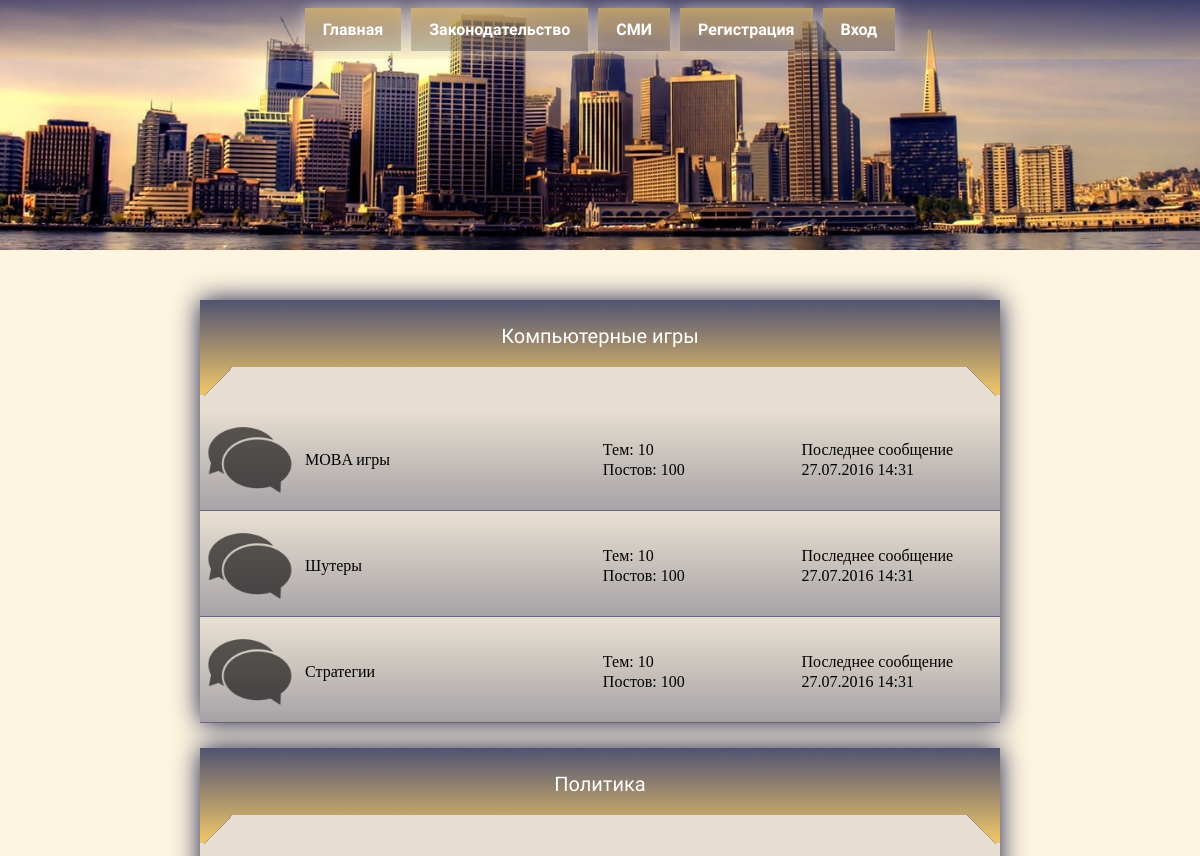
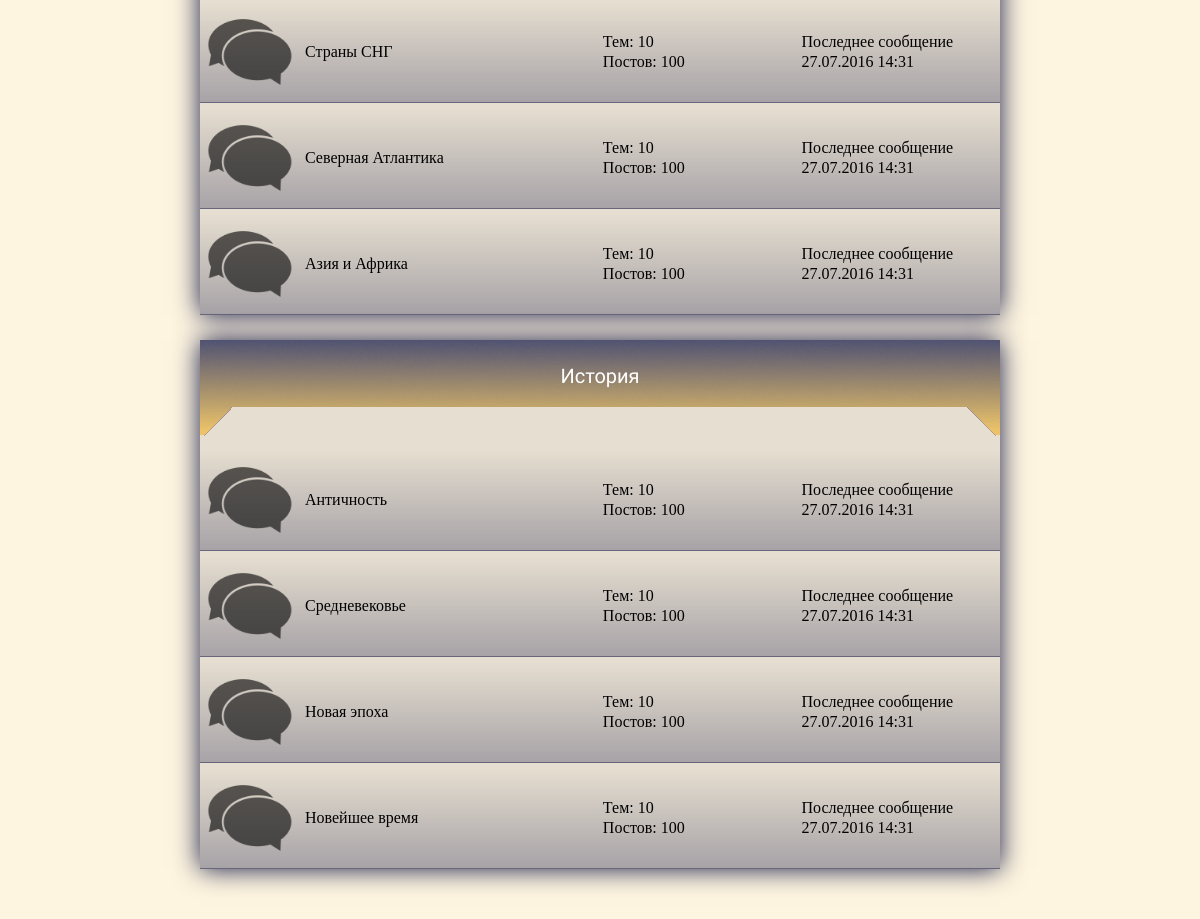
The page / on the database its author committed (2 pictures, top to bottom).
### tables this page shows
CREATE TABLE IF NOT EXISTS `categories` (
  `id` int(11) NOT NULL AUTO_INCREMENT,
  `title` varchar(100) NOT NULL,
  `description` varchar(200) NOT NULL,
  `position` int(11) NOT NULL,
  PRIMARY KEY (`id`)
);

CREATE TABLE IF NOT EXISTS `forums` (
  `id` int(11) NOT NULL AUTO_INCREMENT,
  `category_id` int(11) NOT NULL,
  `parent_forum` int(11) DEFAULT NULL,
  `title` varchar(100) NOT NULL,
  `description` varchar(200) NOT NULL,
  `icon` varchar(200) NOT NULL DEFAULT '/img/forum_icon.png',
  `position` int(11) NOT NULL,
  PRIMARY KEY (`id`),
  KEY `category_id` (`category_id`),
  KEY `parent_forum` (`parent_forum`)
);

### app/views/PageView.php (called while the page is built, shortened)
<?php
	class PageView
	{
		public function __construct($page, $metaData, $data)
		{
			require_once "app/views/layout/main.php";
		}
	}
?>

### app/controllers/PageController.php (called while the page is built, shortened)
<?php
	class PageController
	{
		protected function render($page, $metaData, $data)
		{
			$pageView = new PageView($page, $metaData, $data);
		}
	}
?>

### app/controllers/page/MainController.php (called while the page is built, shortened)
<?php
	class MainController extends PageController
	{
		private $metaData = ["title" => "forumstate.com - Форумное государство",
							 "keywords" => "forumstate, форумное государство, виртуальное государство, политическая игра",
							 "description" => "Первое в Рунете самоуправляемое форумное государство"];
		public function __construct()
		{
			$categories = new DBCatalog(
				[
					"table" => "categories",
					"columns" => "*",
					"condition" => "",
					"page_count" => null,
					"order" => "ORDER BY `position` ASC",
					"pagin" => false
				]
			);
			$categoriesCatalog = $categories->getCatalog();
			$categoriesCount = count($categoriesCatalog);
			for ($i = 0; $i < $categoriesCount; $i++)
			{
				$forums = new DBCatalog(
					[
						"table" => "forums",
						"columns" => "`id`",
						"condition" => "WHERE `category_id` = :category AND `parent_forum` is null",
						"page_count" => null,
						"order" => "ORDER BY `position` ASC",
						"pagin" => false
					],
					[
						":category" => $categoriesCatalog[$i]["id"]
					]
				);
				$forums = $forums->getCatalog();
				$countForums = count($forums);
				for ($j = 0; $j < $countForums; $j++)
					$forumsCatalog[$i][$j] = new Forum($forums[$j]["id"]);
			}
			$this->render("main", $this->metaData, ["categories" => $categoriesCatalog, "forums" => $forumsCatalog]);
		}
	}
?>

### app/PageRouter.php (called while the page is built, shortened)
<?php
	class PageRouter
	{
		public function __construct($url)
		{
			$controller = new $controllerName();
		}
	}
?>

### index.php (called while the page is built, shortened)
<?php
	$map = require_once "map.php";
	$config = require_once "config.php";
	$pageRouter = new PageRouter($_SERVER["REQUEST_URI"]);
?>

### app/DBConnection.php (called while the page is built, shortened)
<?php
	class DBConnection
	{
		private $CONNECT;
		public function __construct()
		{
			global $config;
			$this->CONNECT = mysqli_connect($config["db"]["host"], $config["db"]["login"], $config["db"]["password"], $config["db"]["db"]);
			mysqli_set_charset($this->CONNECT, "utf8");
		}
		public function get($query, $count, $args = null)
		{
			$query = $this->screening($query, $args);
			if ($count == "singular")
				return mysqli_fetch_assoc(mysqli_query($this->CONNECT, $query));
			else
			{
				$mysqliQuery = mysqli_query($this->CONNECT, $query);
				while ($row = mysqli_fetch_assoc($mysqliQuery))
				{
					$queryArray[] = $row;
				}
				return $queryArray;
			}
		}
		private function screening($query, $args)
		{
			if ($args)
				foreach ($args as $key => $value)
				{
					$query = str_replace($key, strip_tags(htmlspecialchars($value, ENT_QUOTES)), $query);
				}
			return $query;
		}
	}
?>

### config.php (called while the page is built)
<?php
	return
	[
		"db" => ["host" => "localhost", "db" => "main", "login" => "root", "password" => ""],
		"menu" =>
		[
			"user" => ["Главная" => "/", "Законодательство" => "/legislation/", "СМИ" => "/mass-media", "Профиль" => "/profile/", "Выход" => "/ouptup/"],
			"guest" => ["Главная" => "/", "Законодательство" => "/legislation/", "СМИ" => "/mass-media", "Регистрация" => "/registration/", "Вход" => "/input/"]
		]
	];
?>

### app/models/DBCatalog.php (called while the page is built, shortened)
<?php
	class DBCatalog
	{
		private $numberPage;
		private $limit;
		public function __construct($args, $values = null)
		{
			global $dbConnection;
			$this->dbConnection = $dbConnection;
			$this->table = $args["table"];
			$this->condition = $args["condition"];
			$this->pageCount = $args["page_count"];
			if (!$args["number_page"])
				$this->numberPage = 1;
			else
				$this->numberPage = $args["number_page"];
			if ($this->pageCount == null)
				$this->limit = "";
			else
				$this->limit = "LIMIT " . (($this->numberPage - 1) * $this->pageCount) . ", " . $this->pageCount . "";
			if ($args["pagin"] == true)
				$this->catalog = $this->dbConnection->get("SELECT " . $args["columns"] . " FROM `" . $this->table . "` " . $this->condition . " " . $args["order"] . " " . $this->limit . "", "plural", $values);
			else
				$this->catalog = $this->dbConnection->get("SELECT " . $args["columns"] . " FROM `" . $this->table . "` " . $this->condition . " " . $args["order"] . "", "plural", $values);
		}
	}
?>

### app/models/DBObject.php (called while the page is built, shortened)
<?php
	class DBObject
	{
		protected $table;
		protected $objectInfo;
		protected function initObject($id)
		{
			global $dbConnection;
			$this->dbConnection = $dbConnection;
			$this->id = $id;
			$this->objectInfo = $this->dbConnection->get("SELECT * FROM `" . $this->table . "` WHERE `id` = ':id'", "singular", [":id" => $this->id]);
		}
		public function getAttr($attr)
		{
			return $this->objectInfo[$attr];
		}
	}
?>

### map.php (called while the page is built)
<?php
	$files = listingDirectory("app");
	$arrayFiles = arrayFiles($files);
	function listingDirectory($dir)
	{
		foreach (glob($dir) as $file_or_dir)
		{
			if (!is_dir($file_or_dir))
				$files[] = $file_or_dir;
			else
				$files[] = listingDirectory($file_or_dir . "/*");
		}
		return $files;
	}
	function arrayFiles($array)
	{
		$arrayFiles = array();
		for ($i = 0; $i < count($array); $i++)
		{
			if (!is_array($array[$i]))
			{
				if ($array[$i])
				{
					$path = str_replace("/", DIRECTORY_SEPARATOR, $array[$i]);
					$arrayFiles[stristr($path, ".", true)] = $array[$i];
				}
			}
			else
				$arrayFiles = array_merge($arrayFiles, arrayFiles($array[$i]));
		}
		return $arrayFiles;
	}
	return $arrayFiles;
?>

### app/models/dbobject/Forum.php (called while the page is built, shortened)
<?php
	class Forum extends DBObject
	{
		public function __construct($id)
		{
			$this->table = "forums";
			$this->initObject($id);
		}
	}
?>

### app/views/page/main.php (the view)
<div class="forumCategories">
	<?php
		$countCategories = count($data["categories"]);
		for ($i = 0; $i < $countCategories; $i++)
		{
			echo
			"
				<div class='forumCategory'>
					<div class='forumCategoryTitle'>" . $data["categories"][$i]["title"] . "</div>
			";
			$countForums = count($data["forums"][$i]);
			for ($j = 0; $j < $countForums; $j++)
			{
				echo
				"
					<div class='forum'>
						<img class='forumIcon' src='" . $data["forums"][$i][$j]->getAttr("icon") . "'>
						<div class='forumTitle'><a href='/forum/?id=" . $data["forums"][$i][$j]->getAttr("id") . "'>" . $data["forums"][$i][$j]->getAttr("title") . "</a></div>
						<div class='forumCount'>Тем: 10<br>Постов: 100</div>
						<div class='forumLastPost'>Последнее сообщение<br>27.07.2016 14:31</div>
					</div>
				";
			}
			echo "</div>";
		}
	?>
</div>

### app/views/layout/main.php (shortened to what this page needs)
<?php
	global $config;
	global $currentUser;
	if ($currentUser)
		$menuItems = $config["menu"]["user"];
	else
		$menuItems = $config["menu"]["guest"];
?>
<html>
	<head>
		<link href="/assets/css/style.css" rel="stylesheet" type="text/css">
	</head>
	<body>
		<header>
			<nav class="topNavbar">
				<center><?php $mainMenu = new MenuWidget($menuItems, "mainMenu"); ?></center>
			</nav>
		</header>
		<article>
			<?php require_once $content; ?>
		</article>
	</body>
</html>

### app/views/widget/MenuWidget.php (shortened to what this page needs)
<?php
	class MenuWidget
	{
		public function __construct($items, $class)
		{
			echo "<ul class='" . $class . "'>";
			foreach ($items as $key => $value)
				echo "<li><a href='" . $value . "'>" . $key . "</a></li>";
			echo "</ul>";
		}
	}
?>

### assets/css/style.css (style rules this page uses)
body { margin: 0; }
a { text-decoration: none; }
header { height: 250px; background-image: url(/img/header.jpg); background-size: 100% 100%; }
article { background: rgba(251,206,103,0.2); display: flex; }
.topNavbar { position: fixed; width: 100%; padding: 3px 0; background: linear-gradient(to top, rgba(251,206,103,0.2), rgba(21,25,70,0.6)); }
.mainMenu { display: inline-block; margin: 0; padding: 0; }
.mainMenu > li { list-style-type: none; display: inline-block; margin: 5px; background: linear-gradient(to top, rgba(21,25,70,0.2), rgba(251,206,103,0.6)); font-weight: bold; box-shadow: 0 0 15px rgba(255,255,255,0.5); }
.mainMenu > li > a { padding: 12px 18px; display: block; color: white; font-family: 'Bad Script', cursive; }
.forumCategories { margin: 25px auto; width: 800px; }
.forumCategory { margin: 25px 0; background: rgba(21,25,70,0.1); box-shadow: 0 0 25px rgba(21,25,70,1); }
.forumCategoryTitle { background-image: url(/img/category.png); width: 800px; height: 100px; text-align: center; color: white; font-size: 20px; line-height: 73px; margin-bottom: 10px; font-family: 'Andika', sans-serif; }
.forum { display: flex; border-bottom: 1px solid rgba(21,25,70,0.6); margin-bottom: 5px; background: linear-gradient(to top, rgba(21,25,70,0.3), transparent) }
.forumIcon { width: 100px; height: 100px; float: left; }
.forumTitle { float: left; width: 300px; padding-left: 5px; }
.forumTitle > a { display: block; color: black; line-height: 100px; }
.forumCount { float: left; width: 200px; padding-top: 30px; line-height: 20px; }
.forumLastPost { float: left; width: 200px; padding-top: 30px; line-height: 20px; }

### rows shown on the page
categories: title "Компьютерные игры"
forums: icon (picture), title "MOBA игры"
forums: icon (picture), title "Шутеры"
forums: icon (picture), title "Стратегии"
categories: title "Политика"
forums: icon (picture), title "Страны СНГ"
forums: icon (picture), title "Северная Атлантика"
forums: icon (picture), title "Азия и Африка"
categories: title "История"
forums: icon (picture), title "Античность"
forums: icon (picture), title "Средневековье"
forums: icon (picture), title "Новая эпоха"
forums: icon (picture), title "Новейшее время"

### other values the page prints
$key "Главная"
$key "Законодательство"
$key "СМИ"
$key "Регистрация"
$key "Вход"
